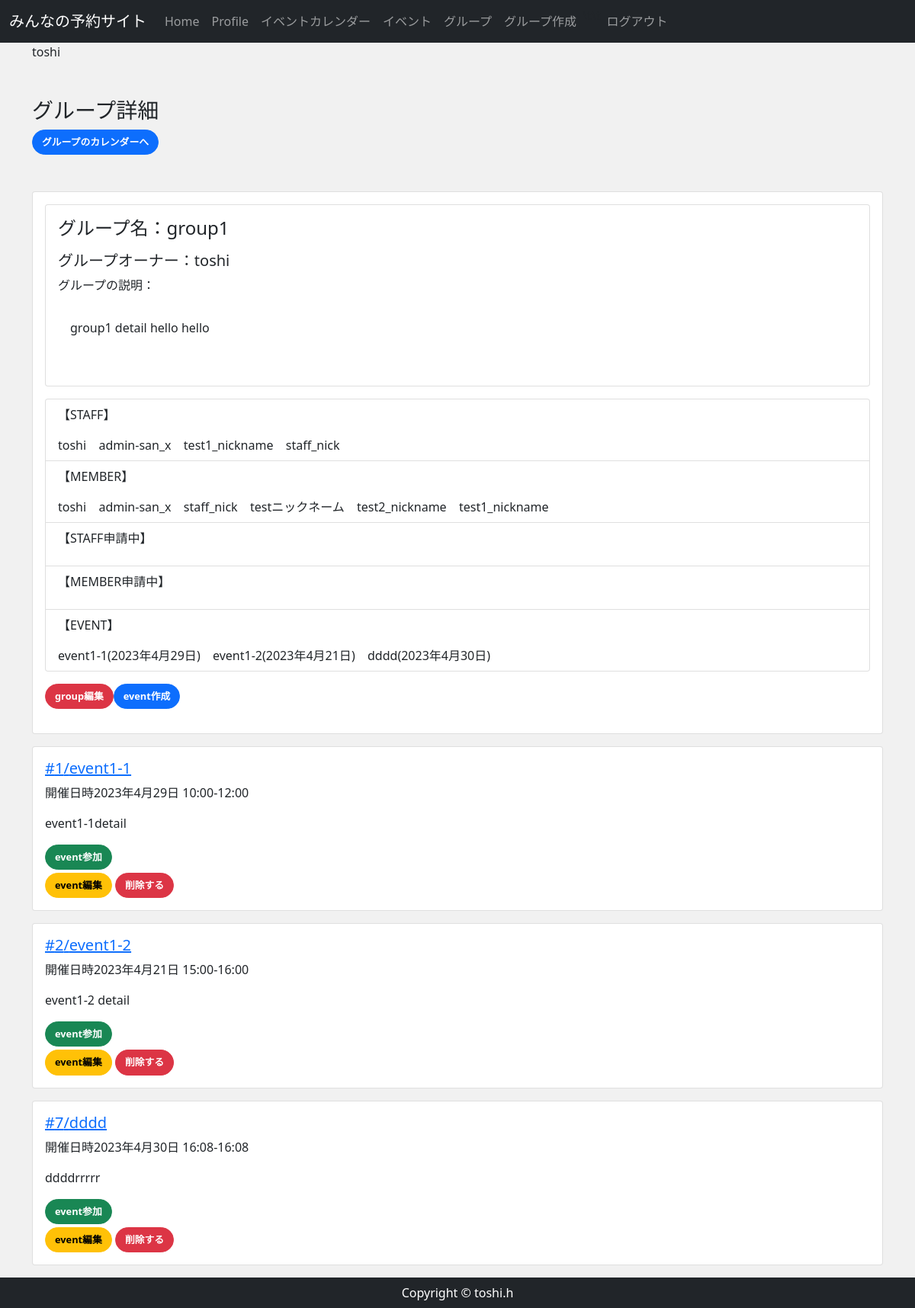
/group_detail/1/ (signed in), run on the app's committed database.
### accounts/models.py (models this page shows, shortened)
class CustomUser(AbstractBaseUser, PermissionsMixin):
    email = models.EmailField(
        verbose_name='email',
        max_length=255,
        unique=True,
        )
    first_name = models.CharField('名', max_length=150)
    last_name = models.CharField('姓', max_length=150)
    nickname = models.CharField('ニックネーム', max_length=150,  null=True, blank=True)
    active = models.BooleanField(default=True)
    staff = models.BooleanField(default=False) #staffかどうか
    admin = models.BooleanField(default=False)
    objects = UserManager()
    EMAIL_FIELD = 'email'
    USERNAME_FIELD = 'email'
    REQUIRED_FIELDS = []
    def __str__(self):
        return self.email
    @property
    def is_active(self):
        return self.active
    class Meta(AbstractBaseUser.Meta):
        db_table = 'custom_user'

### reservation/models.py (models this page shows, shortened)
class Group(models.Model):
    group_name = models.CharField(max_length=150)
    group_detail = models.TextField()
    group_owner = models.ForeignKey(
        CustomUser,
        unique=False,
        db_index=True,
        related_name='owner',
        on_delete=models.CASCADE
    )

class Event(models.Model):
    event_title = models.CharField(max_length=150)
    event_detail = models.TextField()
    group = models.ForeignKey(Group,  on_delete=models.CASCADE, related_name="group_event")
    event_date = models.DateField()
    start_time = models.TimeField()
    end_time = models.TimeField()

### reservation/views.py (the view, shortened to what this page needs)
# urls.py: path('group_detail/<int:pk>/',views.GroupDetailView.as_view(), name="group_detail"), #グループ詳細
class GroupDetailView(DetailView):
    model=Group
    template_name = 'reservation/group_detail.html'
    def get(self, request, *args, **kwargs):
        print("getメソッド")
        group_data = Group.objects.get(id=self.kwargs['pk'])
        event_data = Event.objects.filter(group=group_data)
        member_data = ApprovedMember.objects.filter( #memberデータ取得
            group = group_data, approved = True)
        staff_data = ApprovedStaff.objects.filter( #staffデータ取得
            group = group_data, approved = True)
        applying_staffs=ApplyingStaff.objects.filter(group=group_data, applying=True)
        applying_members=ApplyingMember.objects.filter(group=group_data, applying=True)
        member_names = {m_data.member for m_data in member_data}
        print("member_names:",member_names)
        staff_names = {s_data.staff for s_data in staff_data}
        """グループ加入の承認済みデータのリストに名前があり、かつapprovedでないと別ページにリダイレクトされる"""
        is_group_staff = self.request.user in staff_names
        is_group_member = self.request.user in member_names
        join_event_list=[]
        join_event=Join.objects.filter(join_name=self.request.user, join=True)
        for j_ev in join_event:
            join_event_list.append(j_ev.join_event.pk)
        ctx={
                'group_data':group_data,
                'member_data':member_data,
                'member_names':member_names,
                'staff_names':staff_names,
                'event_data':event_data,
                'is_group_staff':is_group_staff,
                'is_group_member':is_group_member,
                'applying_staffs':applying_staffs,
                'applying_members':applying_members,
                'join_event_list': join_event_list,
            }
        if (request.user in staff_names) or  (request.user in member_names):
            return render(request, 'reservation/group_detail.html', ctx)
        else:
            return HttpResponse('<h1>%sさんは%sの詳細は見られません</h1>' % (request.user.nickname, group_data.group_name ))

### reservation/templates/reservation/group_detail.html (shortened to what this page needs)
{% extends 'reservation/base.html' %}
{% block content %}
    <div class="my-5">
        <h3>グループ詳細</h3>
        <p><a class='btn btn-primary' href="{% url 'group_detail_cal' group_data.pk %}">グループのカレンダーへ</a></p>
    </div>
    <div class="card mb-3 col-lg-auto" style="">
        <div class="card-body">
            <div class="card mb-3 col-lg-auto" style="">
                <div class="card-body">
                    <h4 class="card-title mb-3"><div hidden>#{{ group_data.pk }}</div>グループ名：{{ group_data.group_name }}</h4>
                    <h5>グループオーナー：{{ group_data.group_owner.nickname }}</h5>
                    <p>グループの説明：</p>
                    <div class="card-body mb-3 col-lg-auto">
                        <p class="card-text mb-3">{{ group_data.group_detail }}</p>
                    </div>
                </div>
            </div>
                    <ul class="list-group listgroup-flush mb-3">
                        <li class="list-group-item">
                        <p>【STAFF】</p>
                            {% for s_name in staff_names %}
                            {{s_name.nickname}} &ensp;
                            {% endfor %}
                        </li>
                        <li class="list-group-item">
                        <p>【MEMBER】</p>
                            {% for m_name in member_names %}
                            {{ m_name.nickname }} &ensp;
                            {% endfor %}
                        </li>
                        {% if is_group_staff %}
                        <li class="list-group-item">
                        <p>【STAFF申請中】</p>
                        </li>
                        <li class="list-group-item">
                        <p>【MEMBER申請中】</p>
                        </li>
                        {% endif %}
                        <li class="list-group-item">
                        <p>【EVENT】</p>
                            {% for event in event_data %}
                            {{ event.event_title }}({{ event.event_date }})
                             &ensp;
                            {% endfor %}
                        </li>
                    </ul>
                    {% if is_group_staff %}
                        <a href="{% url 'group_edit' group_data.pk  %} " class="btn btn-danger mb-3">group編集</a><a href="{% url 'event_new' group_data.pk  %} " class="btn btn-primary mb-3">event作成</a>
                    {% endif %}
        </div>
    </div>
    {% for event in event_data %}
             <div class="card mb-3 col-lg-auto">
                <div class="card-body">
                    <h5 class="card-title"><a href="{% url 'event_detail' event.pk %}"> #{{ event.pk }}/{{ event.event_title }}</a>
                    </h5>
                    <p>開催日時{{event.event_date}} {{ event.start_time }}-{{ event.end_time }}</p>
                    <p class="card-text">{{ event.event_detail|truncatechars:100 }}</p>
                    {% if not event.pk in join_event_list %}
                       <p class="my-1">
                        <a href="{% url 'event_join' event.pk  %} " class="btn btn-success">event参加</a>
                       </p>
                    {% endif %}
                    {% if is_group_staff %}
                        <a href="{% url 'event_edit' event.pk  %} " class="btn btn-warning">event編集</a>
                        <a href="{% url 'event_delete' event.pk %}" class="btn btn-danger">削除する</a>
                    {% endif %}
                </div>
            </div>
        {% endfor %}
{% endblock %}

### reservation/templates/reservation/base.html (shortened to what this page needs)
{% load static %}
<!DOCTYPE html>
<html lang="ja">
<head>
    <link href="https://cdn.jsdelivr.net/npm/bootstrap@5.0.2/dist/css/bootstrap.min.css" rel="stylesheet">
    <link rel="stylesheet" href="{% static 'css/rsv_style.css' %}">
<nav class="navbar navbar-expand-lg bg-body-tertiary navbar-dark bg-dark" >
    <div class="container-fluid">
    <a class="navbar-brand" href="{% url 'home' %}">
    みんなの予約サイト
    </a>
    <div class="collapse navbar-collapse" id="navbarSupportedContent">
        <ul class="navbar-nav ml-auto">
        <li class="nav-item">
            <a class="nav-link" href="{% url 'home' %}">Home </a>
        </li>
        {% if user.is_authenticated %}
            <li class="nav-item">
                <a class="nav-link" href="{% url 'userprofile' user.pk %}">Profile</a>
            </li>
            <li class="nav-item">
                <a class="nav-link" href="{% url 'gp_event_cal' %}">イベントカレンダー </a>
            </li>
            <li class="nav-item">
                <a class="nav-link" href="{% url 'event' %}">イベント </a>
            </li>
            <li class="nav-item">
                <a class="nav-link" href="{% url 'group' %}">グループ </a>
            </li>
            <li class="nav-item">
                <a class="nav-link" href="{% url 'group_new' %}">グループ作成 </a>
            </li>
            <li>
            <p>\t\t</p>
            </li>
            <li class="nav-item">
                <a class="nav-link" href="{% url 'account_logout' %}">ログアウト </a>
            </li>
        {% endif %}
        </ul>
    </div>
    </nav>
    <main>
        <div class="container">
            <p >{{user.nickname}}</p>
            {% block content %}
            {% endblock %}
        </div>
    </main>
    <footer class="py-2 bg-dark">
        <p class="m-0 text-center text-white">Copyright &copy; toshi.h</p>
    </footer>
</body>
</html>

### reservation/static/css/rsv_style.css (style rules this page uses)
* { margin: 0; padding: 0; box-sizing: border-box; }
main { flex: 1; }
.btn { font-size: 80%; border-radius: 5rem; font-weight: bold; }

### data on the page
CustomUser: nickname "toshi"
Group: group_name "group1", group_owner.nickname "toshi", group_detail "group1 detail hello hello"
CustomUser: nickname "admin-san_x"
CustomUser: nickname "test1_nickname"
CustomUser: nickname "staff_nick"
CustomUser: nickname "testニックネーム"
CustomUser: nickname "test2_nickname"
Event: event_title "event1-1", event_date "2023年4月29日", pk "1", start_time "10:00", end_time "12:00", event_detail "event1-1detail", shows "event参加"
Event: event_title "event1-2", event_date "2023年4月21日", pk "2", start_time "15:00", end_time "16:00", event_detail "event1-2 detail", shows "event参加"
Event: event_title "dddd", event_date "2023年4月30日", pk "7", start_time "16:08", end_time "16:08", event_detail "ddddrrrrr", shows "event参加"
